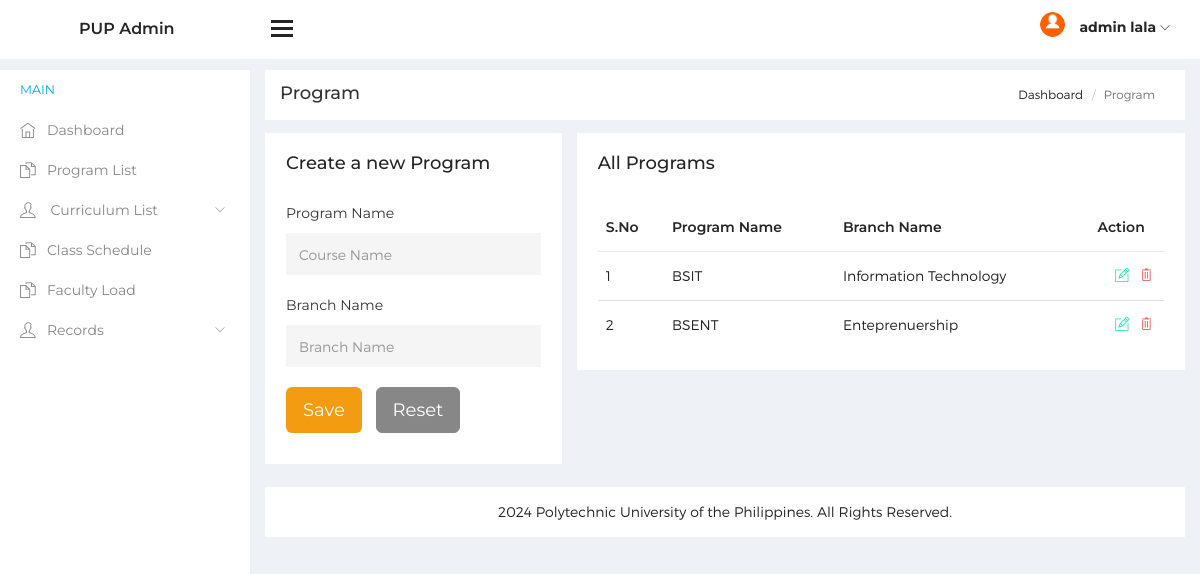
The page /tsas1/tsas2/admin/course.php (signed in) on the database its author committed.
### tables this page shows
CREATE TABLE `tblcourse` (
  `ID` int(10) NOT NULL,
  `BranchName` varchar(30) DEFAULT NULL,
  `CourseName` varchar(10) DEFAULT NULL,
  `CreationDate` timestamp NOT NULL DEFAULT current_timestamp() ON UPDATE current_timestamp()
);

### tsas1/tsas2/admin/course.php (the view, shortened to what this page needs)
<?php
include('includes/dbconnection.php');
if (strlen($_SESSION['tsasaid']==0)) {
  header('location:logout.php');
  } else{
?>
<!DOCTYPE html>
<html lang="en">
<head>
    <link href="../assets/css/lib/font-awesome.min.css" rel="stylesheet">
    <link href="../assets/css/lib/themify-icons.css" rel="stylesheet">
    <link href="../assets/css/lib/menubar/sidebar.css" rel="stylesheet">
    <link href="../assets/css/lib/bootstrap.min.css" rel="stylesheet">
    <link href="../assets/css/lib/unix.css" rel="stylesheet">
    <link href="../assets/css/style.css" rel="stylesheet">
</head>
<body>
<?php include_once('includes/sidebar.php');?>
    <?php include_once('includes/header.php');?>
    <div class="content-wrap">
        <div class="main">
            <div class="container-fluid">
                <div class="row">
                    <div class="col-lg-8 p-r-0 title-margin-right">
                        <div class="page-header">
                            <div class="page-title">
                                <h1>Program</h1>
                            </div>
                        </div>
                    </div>
                    <div class="col-lg-4 p-l-0 title-margin-left">
                        <div class="page-header">
                            <div class="page-title">
                                <ol class="breadcrumb text-right">
                                    <li><a href="dashboard.php">Dashboard</a></li>
                                    <li class="active">Program</li>
                                </ol>
                            </div>
                        </div>
                    </div>
                </div>
                <div id="main-content">
                    <div class="row">
                        <div class="col-md-4">
                            <div class="card alert">
                                <div class="card-header pr">
                                    <h4>Create a new Program</h4>
                                    <form method="post" name="hjhgh">
                                        <div class="basic-form m-t-20">
                                            <div class="form-group">
                                                <label>Program Name</label>
        <input type="text" class="form-control border-none input-flat bg-ash" placeholder="Course Name" name="coursename" required="true">
                                            </div>
                                        </div>
                                        <div class="basic-form m-t-20">
                                            <div class="form-group">
                                                <label>Branch Name</label>
                                                <input type="text" class="form-control border-none input-flat bg-ash" placeholder="Branch Name" name="branchname" required="true">
                                            </div>
                                        </div>
                                </div>
                                <button class="btn btn-default btn-lg m-b-10 bg-warning border-none m-r-5 sbmt-btn" type="submit" name="submit">Save</button>
                                <button class="btn btn-default btn-lg m-b-10 m-l-5 sbmt-btn" type="reset">Reset</button>
                            </div>
                        </div>
                        <div class="col-md-8">
                            <div class="card alert">
                                <div class="card-header pr">
                                    <h4>All Programs</h4>
                                </div>
                                <div class="card-body">
                                    <div class="table-responsive">
                                        <table class="table student-data-table m-t-20">
                                            <thead>
                                                <tr>
                                                    <th>S.No</th>
                                                    <th>Program Name</th>
                                                    <th>Branch Name</th>
                                                    <th>Action</th>
                                                </tr>
                                            </thead>
                                            <tbody>
                                                <?php
$sql="SELECT * from tblcourse";
$query = $dbh -> prepare($sql);
$query->execute();
$results=$query->fetchAll(PDO::FETCH_OBJ);
$cnt=1;
if($query->rowCount() > 0)
{
foreach($results as $row)
{               ?>
                                                <tr>
                                                    <td><?php echo htmlentities($cnt);?></td>
                                                    <td>
                                                        <?php  echo htmlentities($row->CourseName);?>
                                                    </td>
                                                    <td>
                                                        <?php  echo htmlentities($row->BranchName);?>
                                                    </td>
                                                    <td>
                                                        <span><a href="edit-course.php?editid=<?php echo htmlentities ($row->ID);?>"><i class="ti-pencil-alt color-success"></i></a></span>
                                                        <span><a href="course.php?delid=<?php echo ($row->ID);?>"  onclick="return confirm('Do you really want to Delete ?');"><i class="ti-trash color-danger"></i> </a></span>
                                                    </td>
                                                </tr>
                                                 <?php $cnt=$cnt+1;}} ?>
                                            </tbody>
                                        </table>
                                    </div>
                                </div>
                            </div>
                        </div>
                    </div>
                    <?php include_once('includes/footer.php');?>
                </div>
            </div>
        </div>
    </div>
</body>
</html><?php }  ?>

### tsas1/tsas2/admin/includes/header.php (shortened to what this page needs)
<div class="header">
        <div class="pull-left">
            <div class="logo"><a href="dashboard.php"> <img src=""> <span>PUP Admin</span></a></div>
            <div class="hamburger sidebar-toggle">
                <span class="line"></span>
                <span class="line"></span>
                <span class="line"></span>
            </div>
        </div>
        <div class="pull-right p-r-15">
            <ul>
             <?php
$aid=$_SESSION['tsasaid'];
$sql="SELECT * from tbladmin where ID=:aid ";
$query = $dbh -> prepare($sql);
$query->bindParam(':aid',$aid,PDO::PARAM_STR);
$query->execute();
$results=$query->fetchAll(PDO::FETCH_OBJ);
$cnt=1;
if($query->rowCount() > 0)
{
foreach($results as $row)
{               ?>
                <li class="header-icon dib"><img class="avatar-img" src="../assets/images/avatar/images (1).png" alt="" /> <span class="user-avatar"> <?php  echo $row->AdminName;?> <i class="ti-angle-down f-s-10"></i></span>
                        <?php $cnt=$cnt+1;}} ?>
                </li>
            </ul>
        </div>
    </div>

### rows shown on the page
tblcourse: CourseName "BSIT", BranchName "Information Technology"
tblcourse: CourseName "BSENT", BranchName "Enteprenuership"

### other values the page prints
$row->AdminName "admin lala"
